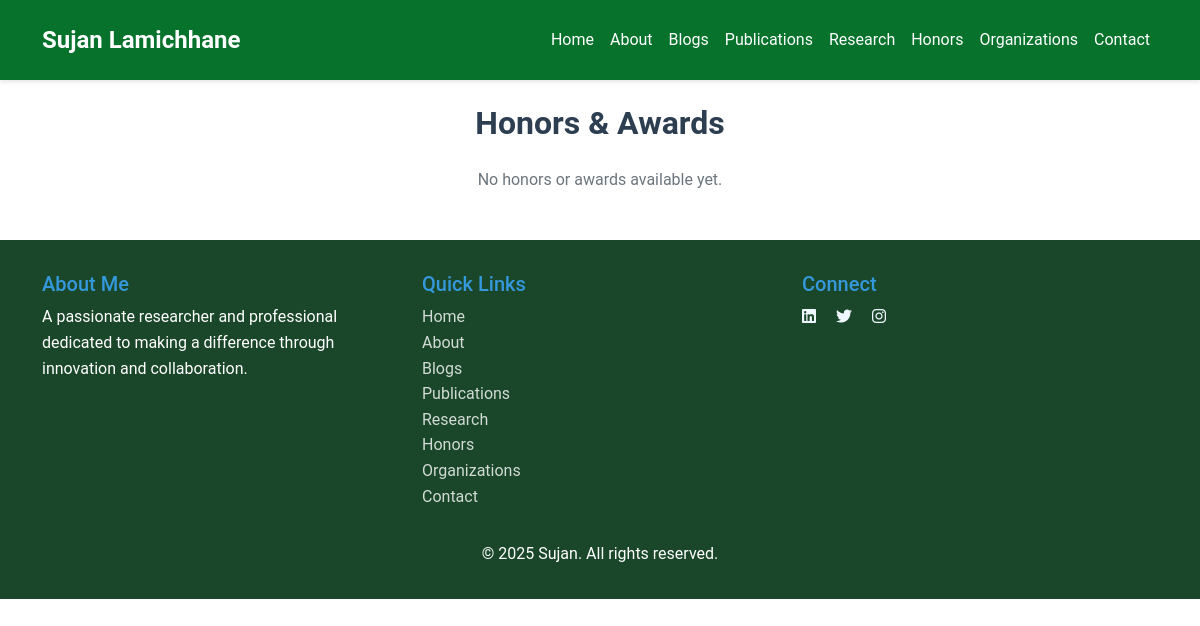
Page /honor/ on the earlier database version.
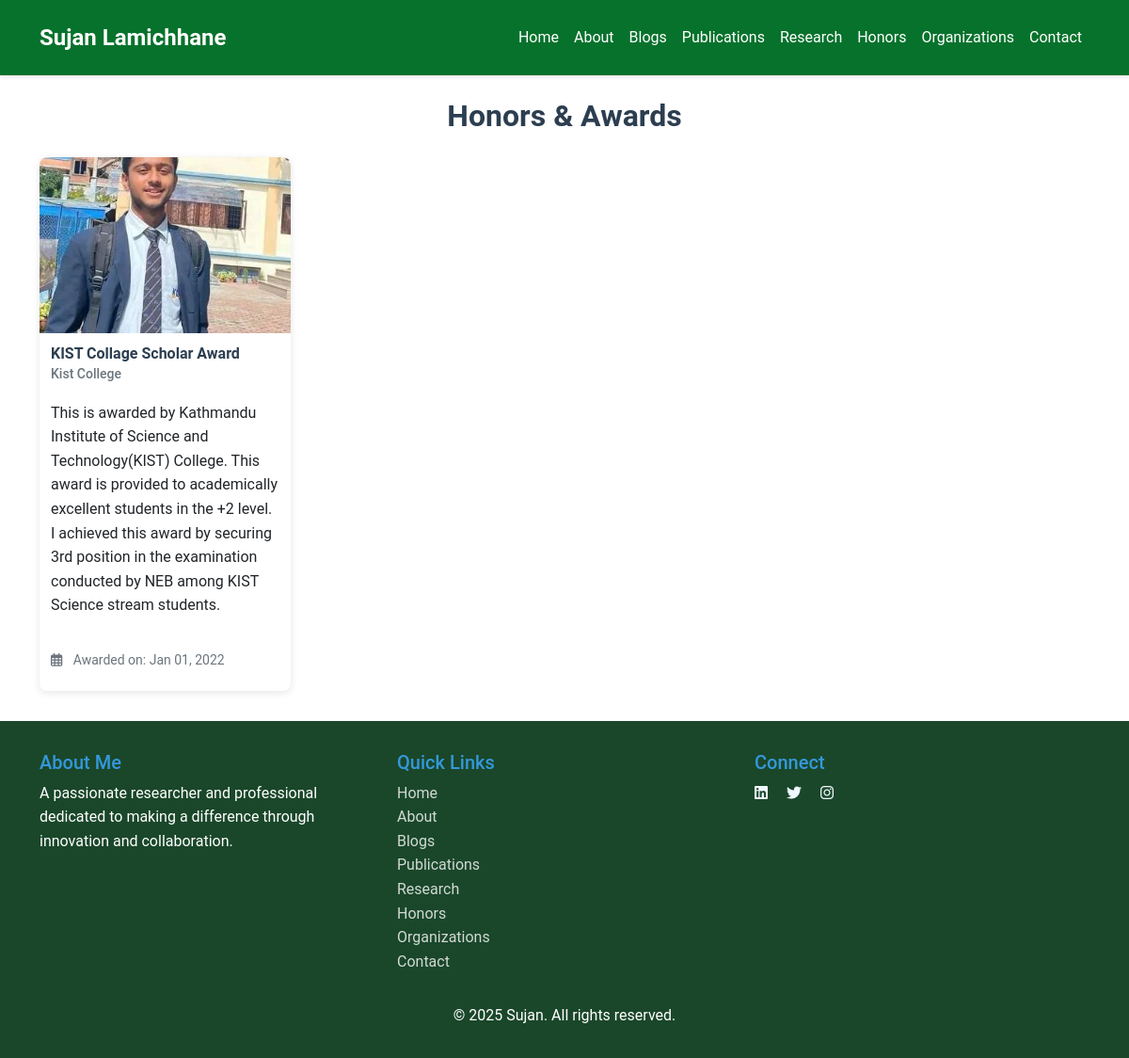
Same page on the later database version.
### home/models.py (models this page shows, shortened)
class Honor(models.Model):
    id = models.AutoField(primary_key=True)
    organization = models.CharField(max_length=200)
    position = models.CharField(max_length=200)
    image = models.ImageField(upload_to='static/images/honor/', null=True, blank=True)
    description = HTMLField()
    created_at = models.DateField()
    updated_at = models.DateTimeField(auto_now=True)

### home/views.py (the view)
# urls.py: path('honor/', views.honor, name='honor'),
def honor(request):
    honor = Honor.objects.all()
    return render(request, 'home/honor.html', {'honors': honor})

### templates/home/honor.html (shortened to what this page needs)
{% extends 'base.html' %}
{% block content %}
<div class="container section my-4">
    <h1 class="section-title">Honors & Awards</h1>
    <div class="row g-3">
        {% for honor in honors %}
        <div class="col-md-3 col-6">
            <div class="card honor-card">
                <div class="card-img-container">
                    {% if honor.image %}
                    <img src="{{ honor.image.url }}" alt="{{ honor.organization }}">
                    {% else %}
                    <i class="fas fa-award"></i>
                    {% endif %}
                </div>
                <div class="card-body">
                    <h3 class="card-title">{{ honor.position }}</h3>
                    <h5 class="card-subtitle">{{ honor.organization }}</h5>
                    <p class="card-text">{{ honor.description | truncatewords:50 |safe }}</p>
                    <div class="mb-2">
                        <small class="text-muted">
                            <i class="far fa-calendar-alt me-2"></i>
                            Awarded on: {{ honor.created_at | date:"M d, Y" }}
                        </small>
                    </div>
                </div>
            </div>
        </div>
        {% empty %}
        <div class="col-12 text-center">
            <p class="text-muted">No honors or awards available yet.</p>
        </div>
        {% endfor %}
    </div>
</div>
{% endblock %}

Differences in the rows shown:
added Honor: image (picture), position "KIST Collage Scholar Award", organization "Kist College", description "This is awarded by Kathmandu Institute of Science and Technology(KIST) College. This award is provided to academically excellent students in the +2 level. I achieved this award by securing 3rd position in the examination conducted by NEB among KIST Science stream students.", created_at "Jan 01, 2022"
Other differences:
text no longer shown: "No honors or awards available yet."
